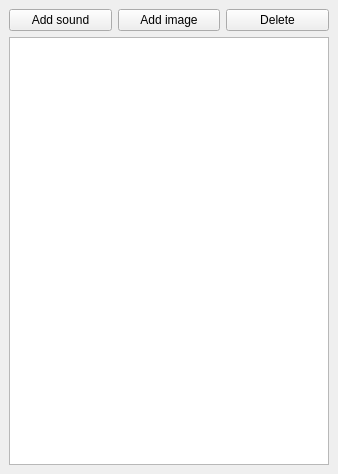
<?xml version="1.0" encoding="UTF-8"?>
<ui version="4.0">
 <class>ostResources</class>
 <widget class="QDockWidget" name="ostResources">
  <property name="geometry">
   <rect>
    <x>0</x>
    <y>0</y>
    <width>338</width>
    <height>474</height>
   </rect>
  </property>
  <property name="windowTitle">
   <string>Story Resources</string>
  </property>
  <widget class="QWidget" name="dockWidgetContents">
   <layout class="QGridLayout" name="gridLayout">
    <item row="0" column="0">
     <layout class="QHBoxLayout" name="horizontalLayout">
      <item>
       <widget class="QPushButton" name="addSoundButton">
        <property name="text">
         <string>Add sound</string>
        </property>
       </widget>
      </item>
      <item>
       <widget class="QPushButton" name="addImageButton">
        <property name="text">
         <string>Add image</string>
        </property>
       </widget>
      </item>
      <item>
       <widget class="QPushButton" name="deleteButton">
        <property name="text">
         <string>Delete</string>
        </property>
       </widget>
      </item>
     </layout>
    </item>
    <item row="1" column="0">
     <widget class="QTableView" name="resourcesView">
      <property name="selectionMode">
       <enum>QAbstractItemView::SingleSelection</enum>
      </property>
      <property name="selectionBehavior">
       <enum>QAbstractItemView::SelectRows</enum>
      </property>
      <attribute name="horizontalHeaderStretchLastSection">
       <bool>true</bool>
      </attribute>
     </widget>
    </item>
   </layout>
  </widget>
 </widget>
 <resources/>
 <connections/>
</ui>
